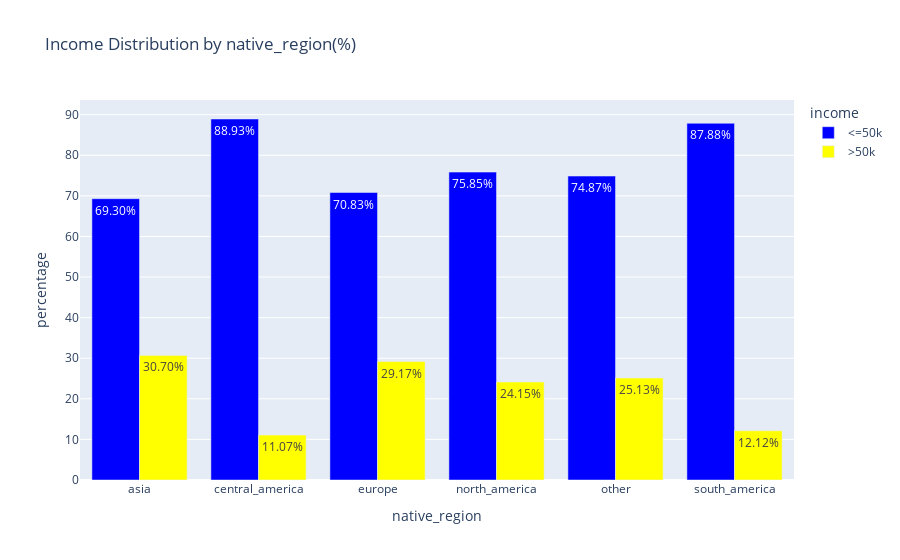

Notebook cell for this chart:
### Code cell
fig = px.bar(
    adult_df_income_native_region,
    x = 'native_region',
    y = 'percentage',
    color = 'income',
    title='Income Distribution by native_region(%)',
    barmode='group',
    color_discrete_sequence=["blue", "yellow"],
    text='percentage'
)
fig.update_traces(texttemplate = '%{text:.2f}%')
fig.show()

### Figure 1 — Plotly figure (JSON) as saved in the notebook; plotly's stock layout.template omitted (floating-point values rounded to 4 significant figures)
{"data": [{"alignmentgroup": "True", "hovertemplate": "income=<=50k<br>native_region=%{x}<br>percentage=%{text}<extra></extra>", "legendgroup": "<=50k", "marker": {"color": "blue", "pattern": {"shape": ""}}, "name": "<=50k", "offsetgroup": "<=50k", "orientation": "v", "showlegend": true, "text": [69.3, 88.93, 70.83, 75.85, 74.87, 87.88], "textposition": "auto", "texttemplate": "%{text:.2f}%", "type": "bar", "x": ["asia", "central_america", "europe", "north_america", "other", "south_america"], "xaxis": "x", "y": [69.3, 88.93, 70.83, 75.85, 74.87, 87.88], "yaxis": "y"}, {"alignmentgroup": "True", "hovertemplate": "income=>50k<br>native_region=%{x}<br>percentage=%{text}<extra></extra>", "legendgroup": ">50k", "marker": {"color": "yellow", "pattern": {"shape": ""}}, "name": ">50k", "offsetgroup": ">50k", "orientation": "v", "showlegend": true, "text": [30.7, 11.07, 29.17, 24.15, 25.13, 12.12], "textposition": "auto", "texttemplate": "%{text:.2f}%", "type": "bar", "x": ["asia", "central_america", "europe", "north_america", "other", "south_america"], "xaxis": "x", "y": [30.7, 11.07, 29.17, 24.15, 25.13, 12.12], "yaxis": "y"}], "layout": {"autosize": true, "barmode": "group", "legend": {"title": {"text": "income"}, "tracegroupgap": 0}, "title": {"text": "Income Distribution by native_region(%)"}, "xaxis": {"anchor": "y", "autorange": true, "domain": [0, 1], "range": [-0.5, 5.5], "title": {"text": "native_region"}, "type": "category"}, "yaxis": {"anchor": "x", "autorange": true, "domain": [0, 1], "range": [0, 93.61], "title": {"text": "percentage"}, "type": "linear"}}}
